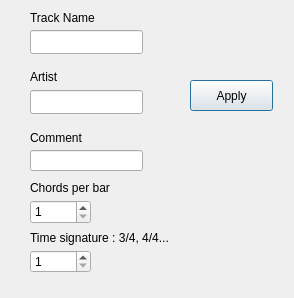
<?xml version="1.0" encoding="UTF-8"?>
<ui version="4.0">
 <class>TrackProperties</class>
 <widget class="QDialog" name="TrackProperties">
  <property name="geometry">
   <rect>
    <x>0</x>
    <y>0</y>
    <width>294</width>
    <height>298</height>
   </rect>
  </property>
  <property name="windowTitle">
   <string>Dialog</string>
  </property>
  <widget class="QLineEdit" name="t_trackname">
   <property name="geometry">
    <rect>
     <x>30</x>
     <y>30</y>
     <width>113</width>
     <height>24</height>
    </rect>
   </property>
  </widget>
  <widget class="QLineEdit" name="t_artist">
   <property name="geometry">
    <rect>
     <x>30</x>
     <y>90</y>
     <width>113</width>
     <height>24</height>
    </rect>
   </property>
  </widget>
  <widget class="QLabel" name="label">
   <property name="geometry">
    <rect>
     <x>30</x>
     <y>10</y>
     <width>171</width>
     <height>16</height>
    </rect>
   </property>
   <property name="locale">
    <locale language="English" country="UnitedStates"/>
   </property>
   <property name="text">
    <string>Track Name</string>
   </property>
  </widget>
  <widget class="QLabel" name="label_2">
   <property name="geometry">
    <rect>
     <x>30</x>
     <y>70</y>
     <width>57</width>
     <height>14</height>
    </rect>
   </property>
   <property name="locale">
    <locale language="English" country="UnitedStates"/>
   </property>
   <property name="text">
    <string>Artist</string>
   </property>
  </widget>
  <widget class="QSpinBox" name="t_barsize">
   <property name="geometry">
    <rect>
     <x>30</x>
     <y>200</y>
     <width>61</width>
     <height>24</height>
    </rect>
   </property>
   <property name="minimum">
    <number>1</number>
   </property>
   <property name="value">
    <number>1</number>
   </property>
  </widget>
  <widget class="QLabel" name="label_3">
   <property name="geometry">
    <rect>
     <x>30</x>
     <y>180</y>
     <width>171</width>
     <height>16</height>
    </rect>
   </property>
   <property name="locale">
    <locale language="English" country="UnitedStates"/>
   </property>
   <property name="text">
    <string>Chords per bar</string>
   </property>
  </widget>
  <widget class="QPushButton" name="pushButton">
   <property name="geometry">
    <rect>
     <x>190</x>
     <y>80</y>
     <width>83</width>
     <height>31</height>
    </rect>
   </property>
   <property name="text">
    <string>Apply</string>
   </property>
  </widget>
  <widget class="QSpinBox" name="t_timeSignature">
   <property name="geometry">
    <rect>
     <x>30</x>
     <y>250</y>
     <width>61</width>
     <height>23</height>
    </rect>
   </property>
   <property name="minimum">
    <number>1</number>
   </property>
   <property name="maximum">
    <number>8</number>
   </property>
  </widget>
  <widget class="QLabel" name="label_4">
   <property name="geometry">
    <rect>
     <x>30</x>
     <y>230</y>
     <width>201</width>
     <height>16</height>
    </rect>
   </property>
   <property name="text">
    <string>Time signature : 3/4, 4/4...</string>
   </property>
  </widget>
  <widget class="QLabel" name="label_5">
   <property name="geometry">
    <rect>
     <x>30</x>
     <y>130</y>
     <width>171</width>
     <height>16</height>
    </rect>
   </property>
   <property name="text">
    <string>Comment</string>
   </property>
  </widget>
  <widget class="QLineEdit" name="t_comment">
   <property name="geometry">
    <rect>
     <x>30</x>
     <y>150</y>
     <width>113</width>
     <height>21</height>
    </rect>
   </property>
  </widget>
 </widget>
 <resources/>
 <connections>
  <connection>
   <sender>pushButton</sender>
   <signal>clicked()</signal>
   <receiver>TrackProperties</receiver>
   <slot>accept()</slot>
   <hints>
    <hint type="sourcelabel">
     <x>217</x>
     <y>93</y>
    </hint>
    <hint type="destinationlabel">
     <x>218</x>
     <y>27</y>
    </hint>
   </hints>
  </connection>
 </connections>
</ui>
